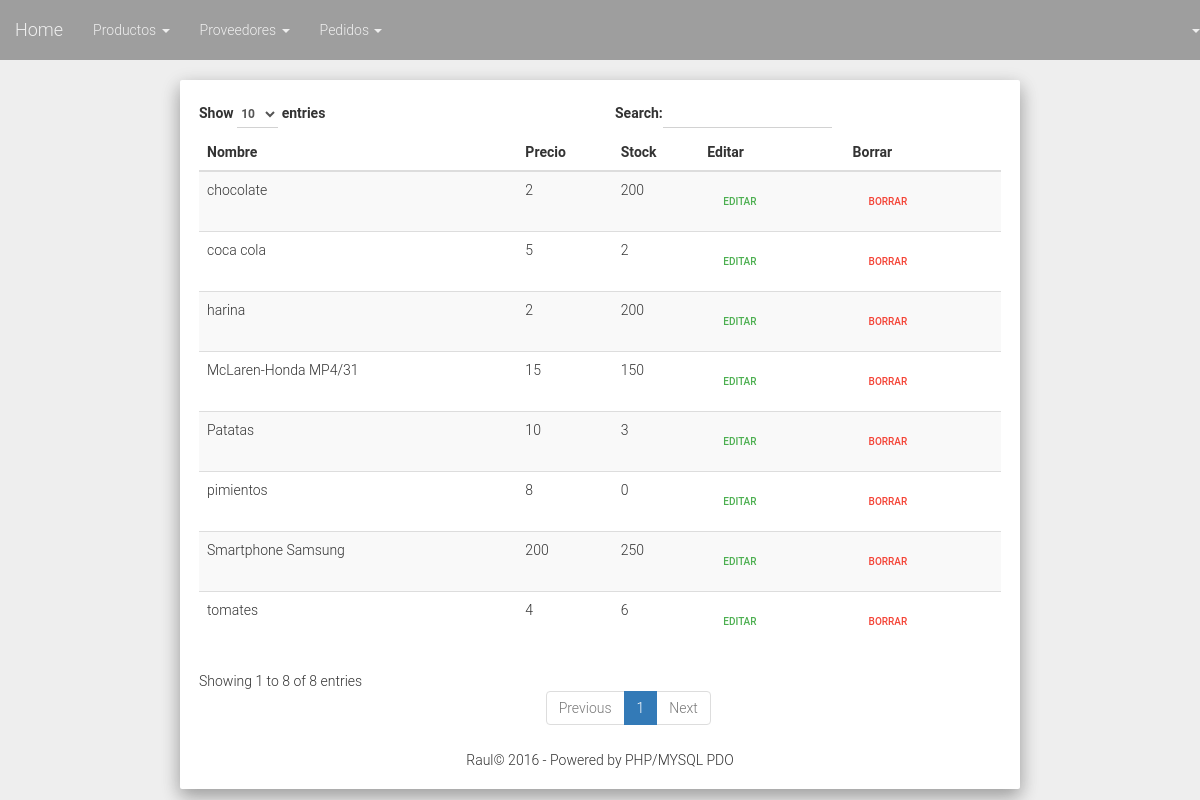
The app's page /ver_productos.php (signed in) with its own data.
### tables this page shows
CREATE TABLE IF NOT EXISTS `producto` (
  `id` int(11) NOT NULL,
  `nombre` varchar(50) NOT NULL,
  `precio` float NOT NULL,
  `stock` float NOT NULL,
  `activo` bit(1) DEFAULT b'1'
);

### lib/Conexion.php (called while the page is built, shortened)
<?php
    class Conexion{
        private $dataBase;
        function __construct(){
            $this->dataBase = new PDO("mysql:host=". Config::$SERVER .";dbname=".Config::$DATABASE, Config::$USER, Config::$PASS);
        }
        function ejecutarSelect($query){
           try {
                return   $this->dataBase->query($query);
           } catch(PDOException $ex) {
                echo "An Error occured!";
                some_logging_function($ex->getMessage());
           }
       }
    }
?>

### ver_productos.php (the view, shortened to what this page needs)
<?php
    include 'lib/Conexion.php';
    $db = new Conexion();
    $tabla = "";
    if ($resultado = $db->ejecutarSelect(Consultas::$ver_productos)){
        if($resultado->rowCount() > 0){
            foreach ($resultado as $linea) {
                $tabla .="<tr>";
                $tabla .="<td>".$linea['nombre']."</td>";
                $tabla .="<td>".$linea['precio']."</td>";
                $tabla .="<td>".$linea['stock']."</td>";
                $tabla .="<td><a class='btn btn-flat btn-success btn-xs' href='editar_articulo.php?id=".$linea['id']."'>Editar</a></td>";
                $tabla .="<td><a class='btn btn-flat btn-danger btn-xs' href='borrar_producto.php?id=".$linea['id']."'>Borrar</a></td>";
                $tabla .="</tr>";
            }
        }else{
            echo "No hay productos";
        }
    }else{
        echo "Ha habido algun error a la hora de ejecutar la consulta";
    }
?>
<!DOCTYPE HTML>
<html>
    <head>
        <?php
            include 'lib/cabecera.php';
        ?>
    </head>
    <body>
        <?php include 'lib/menu.php'; ?>
        <div class="well bs-component" style="width: 70%; margin: 0 auto;">
            <table id="tabla_productos" class="table table-striped table-hover">
                <thead>
                    <th>Nombre</th>
                    <th>Precio</th>
                    <th>Stock</th>
                    <th>Editar</th>
                    <th>Borrar</th>
                </thead>
                <tbody>
                    <?php echo $tabla; ?>
                </tbody>
            </table>
            <?php include 'lib/pie.php'; ?>
        </div>
    </body>
</html>

### lib/cabecera.php (shortened to what this page needs)
<link href="css/bootstrap.min.css" rel="stylesheet" />
<link href="css/material.css" rel="stylesheet" />
<link href="css/material-wfont.css" rel="stylesheet" />
<link href="css/ripples.css" rel="stylesheet" />

### lib/menu.php (shortened to what this page needs)
<div class="navbar navbar-material-grey">
     <div class="navbar-header">
            <a class="navbar-brand" href="index.php">Home</a>
     </div>
     <div>
         <ul class="nav navbar-nav">
            <li class="dropdown">
                <a href ="#" data-target="#" class="dropdown-toggle" data-toggle="dropdown">Productos <b class="caret"></b></a>
            </li>
         </ul>
         <ul class="nav navbar-nav">
            <li class="dropdown">
                <a href="#" data-toggle="dropdown" class="dropdown-toggle">Proveedores <b class="caret"></b></a>
            </li>
         </ul>
     </div>
     <div>
         <ul class="nav navbar-nav">
               <li class="dropdown">
                   <a href ="#" data-target="#" class="dropdown-toggle" data-toggle="dropdown">Pedidos <b class="caret"></b></a>
               </li>
            </ul>
     </div>
     <ul class="nav navbar-nav navbar-right">
               <li class="dropdown">
                   <a href ="#" data-target="#" class="dropdown-toggle" data-toggle="dropdown"><?php echo $_SESSION['nombre_usuario']; ?> <b class="caret"></b></a>
               </li>
            </ul>
</div>

### lib/pie.php
<footer>
    <center>Raul&copy; <?php echo date("Y"); ?> - Powered by PHP/MYSQL PDO</center>
</footer>

### records on screen
producto: nombre "Patatas", precio "10", stock "3"
producto: nombre "tomates", precio "4", stock "6"
producto: nombre "pimientos", precio "8", stock "0"
producto: nombre "chocolate", precio "2", stock "200"
producto: nombre "coca cola", precio "5", stock "2"
producto: nombre "harina", precio "2", stock "200"
producto: nombre "Smartphone Samsung", precio "200", stock "250"
producto: nombre "McLaren-Honda MP4/31", precio "15", stock "150"
